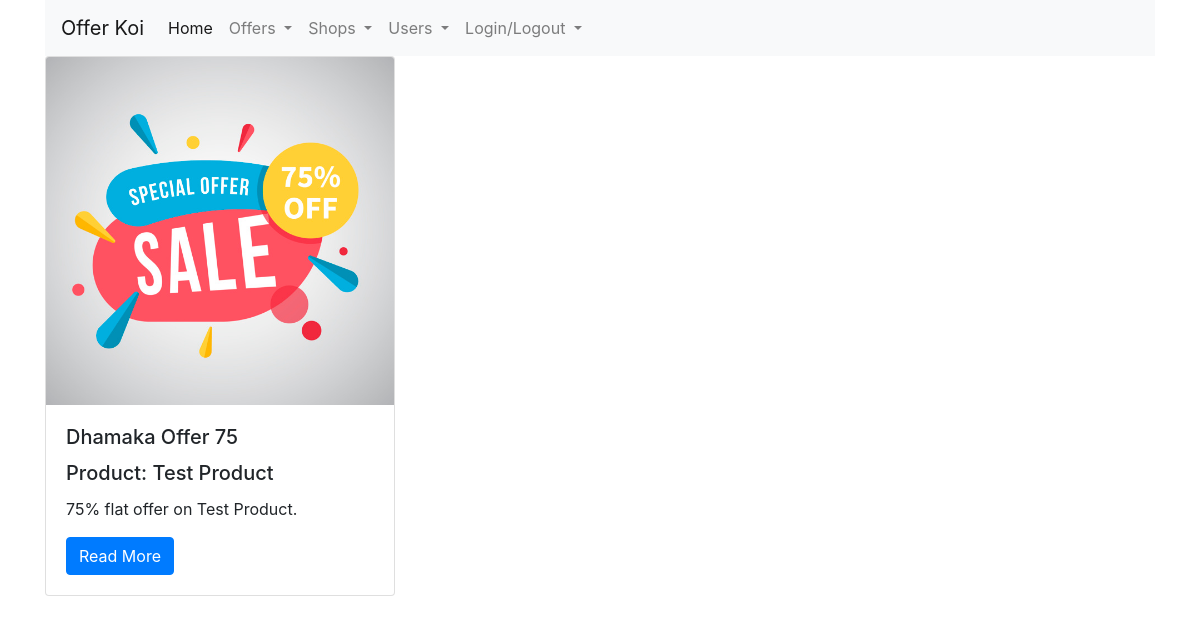
The page /offer/index/ on the database its author committed.
### offer/models.py (models this page shows, shortened)
class OfferDetail(models.Model):
    name = models.CharField(max_length=155)
    product = models.CharField(max_length=155)
    image = models.ImageField(upload_to='uploads/')
    offer_percentage = models.FloatField(null=True, blank=True, default=0)
    detail = models.TextField()
    start_date = models.DateTimeField()
    end_date = models.DateTimeField()
    created_at = models.DateTimeField(default=timezone.now)
    updated_at = models.DateTimeField(default=timezone.now)
    status = models.BooleanField(null=True, blank=True, default=0)
    shop_id = models.ForeignKey(ShopDetail, on_delete=models.CASCADE, default=None)

### offer/views.py (the view)
# urls.py: path('index/', views.index, name='offer_index'),
def index(request):
    offer_index = OfferDetail.objects.filter(status=1).all()
    context = {
        'offer_index': offer_index
    }
    return render(request, 'offer/index.html', context)

### templates/offer/index.html
{% extends 'home/base.html' %}
{% load static %}
{% block content %}
    <div class="row">
        {% for offer in offer_index %}
            <div class="col-md-4">
                <div class="card mb-2">
                    <img class="card-img-top" src="{{ offer.image.url }}">
                    <div class="card-body">
                        <h5 class="card-title">{{ offer.name }}</h5>
                        <h5 class="card-title">Product: {{ offer.product }}</h5>
                        <p class="card-text">{{ offer.detail }}</p>
                        <a href="{% url 'offer_detail' offer.id %}"
                           class="btn btn-primary">
                            Read More
                        </a>
                    </div>
                </div>
            </div>
        {% endfor %}
    </div>
{% endblock %}

### rows shown on the page
OfferDetail: image (picture), name "Dhamaka Offer 75", product "Test Product", detail "75% flat offer on Test Product."
